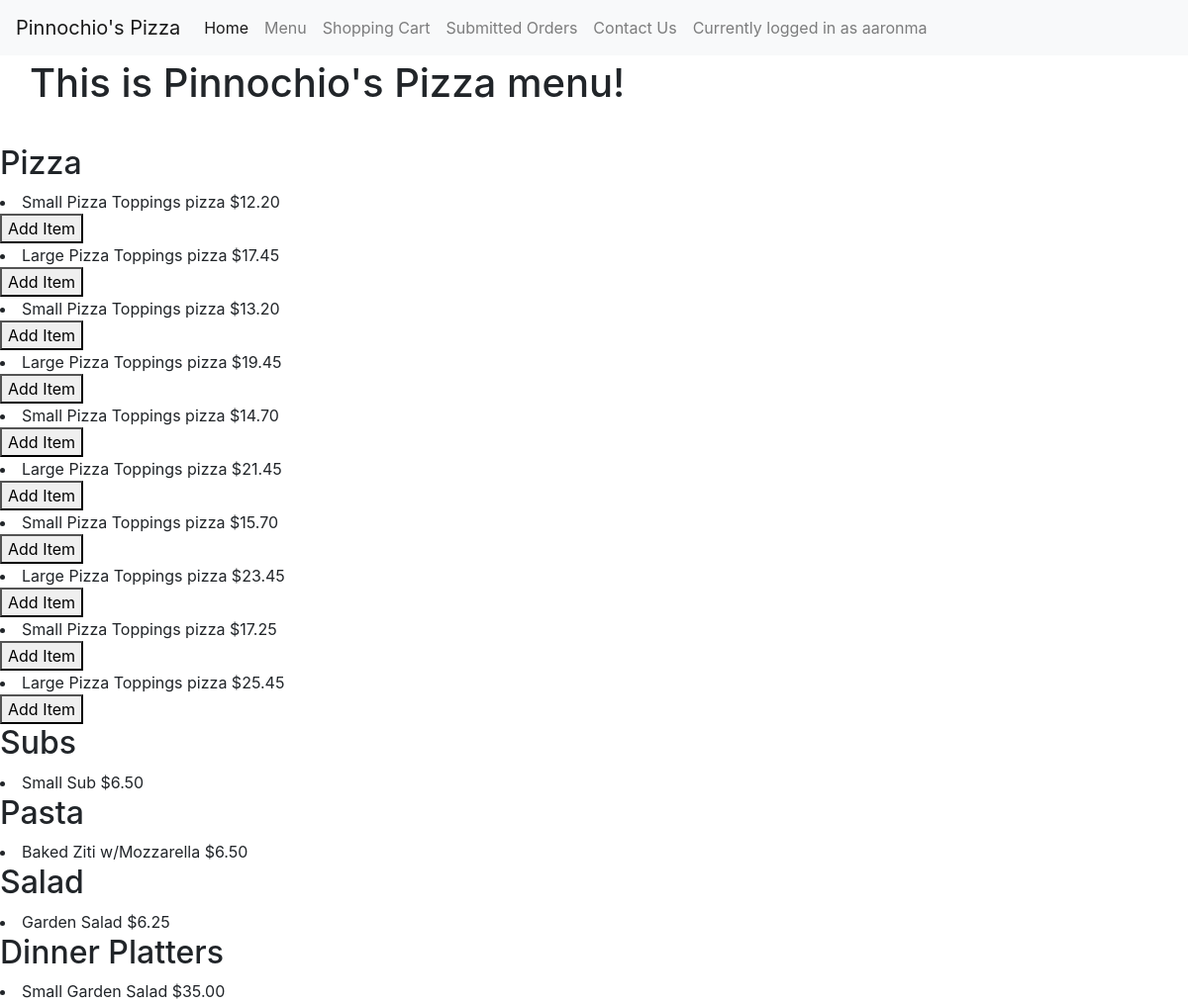
/menu (signed in), run on the app's committed database.
### orders/models.py (models this page shows, shortened)
class Food(models.Model):
    item = models.ForeignKey(Item, on_delete=models.CASCADE, related_name="FoodItem")
    price = models.DecimalField(max_digits = 10, decimal_places=2,validators=[MinValueValidator(0)])
    size = models.ForeignKey(Size, on_delete=models.CASCADE, related_name="Size")
    options = (('true', 'Yes'), ('false', 'No'))
    hasToppings = models.CharField(max_length = 5, choices = options, default = 'false')
    numToppings = models.PositiveIntegerField(default = 0, help_text = "0 for cheese pizza")
    name = models.CharField(max_length = 64, default = "None", help_text = "Do not include size in name")

class Size(models.Model):
    name = models.CharField(max_length = 64)
    def __str__(self):
        return f"{self.name}"

class Item(models.Model):
    name = models.CharField(max_length = 64)
    def __str__(self):
        return f"{self.name}"

### orders/views.py (the view)
# urls.py: path("menu", views.menu, name="menu"),
def menu(request):
    context = {
        "page_text": "This is Pinnochio's Pizza menu!",
        "pizzas": Food.objects.filter(item__name = 'Pizza'),
        "subs": Food.objects.filter(item__name = 'Sub'),
        "pastas": Food.objects.filter(item__name = 'Pasta'),
        "salads": Food.objects.filter(item__name = 'Salad'),
        "dinners": Food.objects.filter(item__name = 'Dinner Platter')
    }
    return render(request, "orders/menu.html", context)

### orders/templates/orders/menu.html (shortened to what this page needs)
{% extends "orders/base.html" %}
{% block body %}
  <h1 class= "main">
    {{ page_text }}
  </h1>
  <h2>Pizza</h2>
   {% for pizza in pizzas %}
      <li>
        {{ pizza.size }} {{ pizza.item }} Toppings pizza ${{ pizza.price }}
      </li>
      <form action="{% url 'add_item' pizza.id%}" method="post">
        <button type="submit" value="pizza.name">Add Item</button>
      </form>
    {% endfor %}
  <h2>Subs</h2>
    {% for sub in subs %}
      <li>
        {{sub.size}} {{ sub.item }} ${{sub.price}}
      </li>
    {% endfor %}
  <h2>Pasta</h2>
   {% for pasta in pastas %}
      <li>
         {{ pasta.name }} ${{pasta.price}}
      </li>
    {% endfor %}
  <h2>Salad</h2>
    {% for salad in salads %}
      <li>
        {{ salad.name }} ${{salad.price}}
      </li>
    {% endfor %}
  <h2>Dinner Platters</h2>
    {% for dinner in dinners %}
      <li>
        {{ dinner.size }} {{ dinner.name }} ${{dinner.price}}
      </li>
    {% endfor %}
{% endblock %}

### orders/templates/orders/base.html (shortened to what this page needs)
{% load static %}
<!DOCTYPE html>
<html>
    <head>
        <link rel="stylesheet" href="https://maxcdn.bootstrapcdn.com/bootstrap/4.0.0-beta.3/css/bootstrap.min.css">
    </head>
    <body>
                    <nav class="navbar navbar-expand-lg navbar-light bg-light fixed-top">
                        <a class="navbar-brand" href="{% url 'index'%}">Pinnochio's Pizza</a>
                        <div class="collapse navbar-collapse" id="navbarNav">
                          <ul class="navbar-nav">
                            <li class="nav-item active">
                              <a class="nav-link" href="{% url 'index'%}">Home<span class="sr-only">(current)</span></a>
                            </li>
                            <li class="nav-item">
                              <a class="nav-link" href="{% url 'menu'%}">Menu</a>
                            </li>
                            <li class="nav-item">
                              <a class="nav-link" href="{% url 'cart'%}">Shopping Cart</a>
                            </li>
                            <li class="nav-item">
                              <a class="nav-link" href="{% url 'orders'%}">Submitted Orders</a>
                            </li>
                            <li class="nav-item">
                              <a class="nav-link" href="{% url 'contact'%}">Contact Us</a>
                            </li>
                            <li class="nav-item">
                            {% if user.username%}
                              <a class = "nav-link my-2 my-lg-0"> Currently logged in as {{user.username}}</a>
                            {% endif %}
                            </li>
                          </ul>
                        </div>
                    </nav>
        {% block body %}
        {% endblock %}
    </body>
</html>

### orders/templates/orders/base.html (style rules this page uses)
.main { padding: 30px; margin-top: 30px; }

### data on the page
Food: size "Small", item "Pizza", price "12.20"
Food: size "Large", item "Pizza", price "17.45"
Food: size "Small", item "Pizza", price "13.20"
Food: size "Large", item "Pizza", price "19.45"
Food: size "Small", item "Pizza", price "14.70"
Food: size "Large", item "Pizza", price "21.45"
Food: size "Small", item "Pizza", price "15.70"
Food: size "Large", item "Pizza", price "23.45"
Food: size "Small", item "Pizza", price "17.25"
Food: size "Large", item "Pizza", price "25.45"
Food: size "Small", item "Sub", price "6.50"
Food: name "Baked Ziti w/Mozzarella", price "6.50"
Food: name "Garden Salad", price "6.25"
Food: size "Small", name "Garden Salad", price "35.00"

### other printed values
{{ user.username }} "aaronma"
{{ page_text }} "This is Pinnochio's Pizza menu!"
